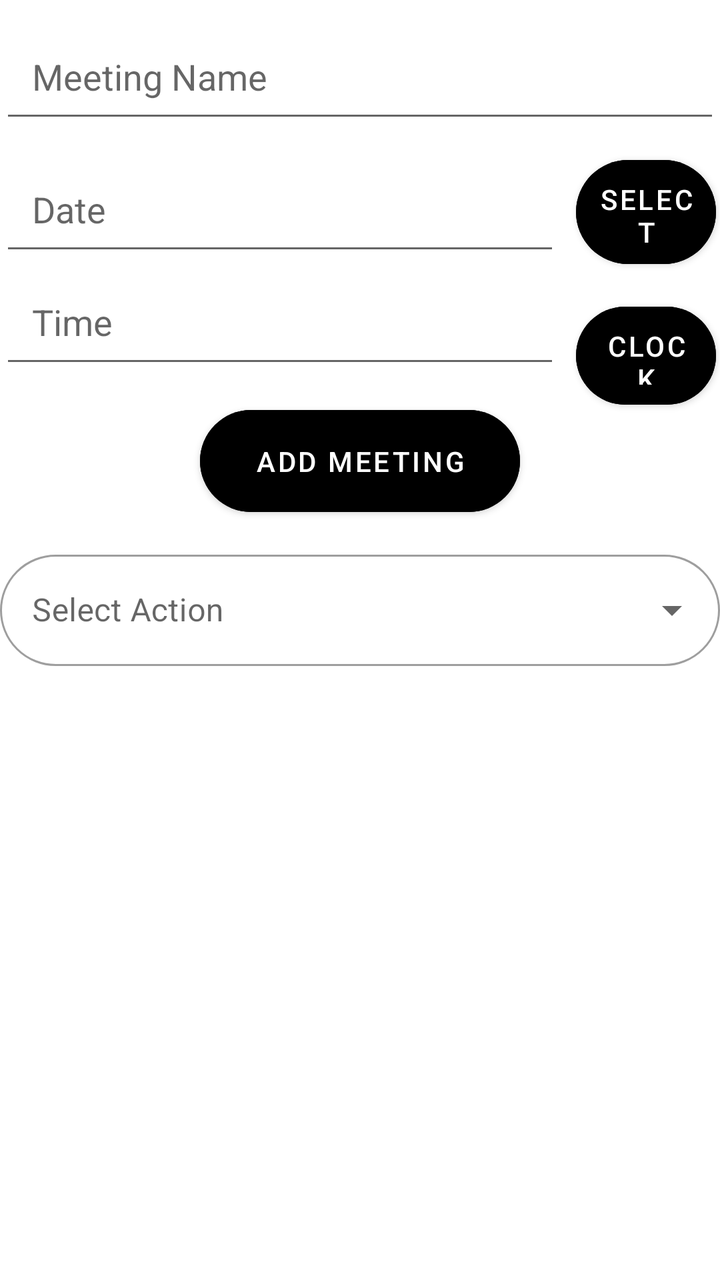
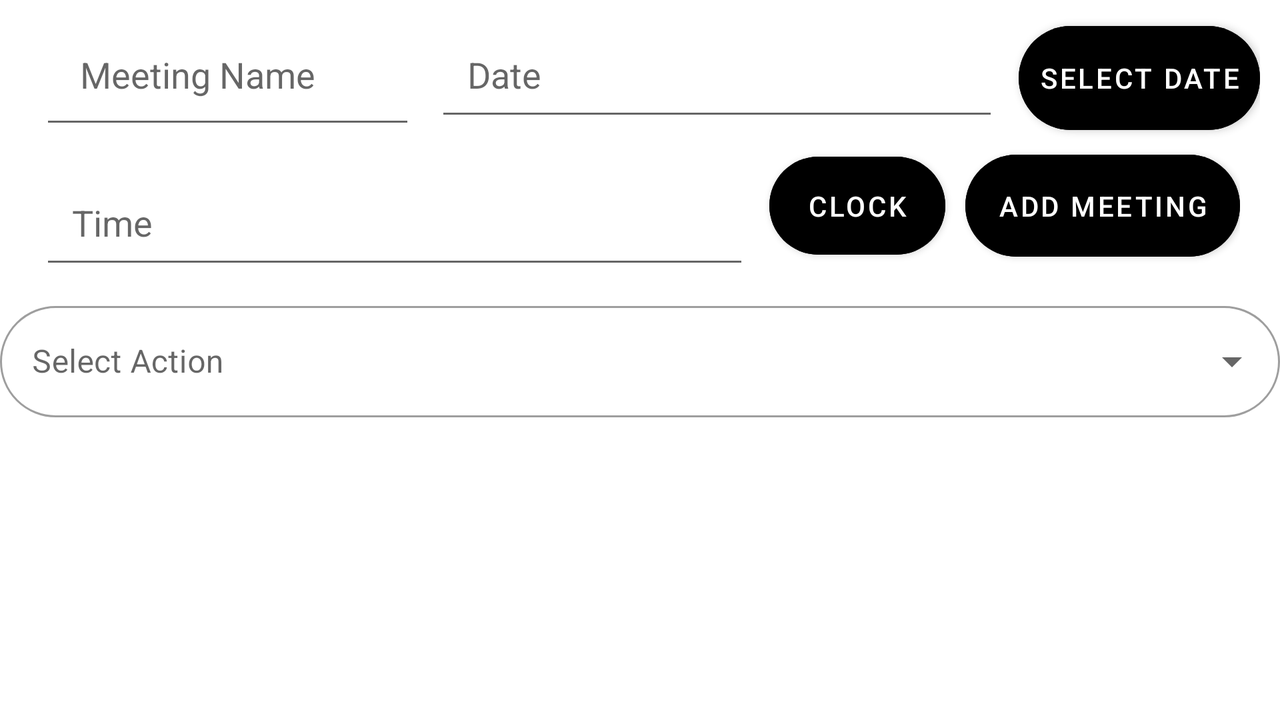

One screen, two layout resources from the same app: the default and the repository's alternative for another configuration. Each is rendered where Android would select it; the XML of both is given below.
<!-- AndroidManifest.xml: application theme Theme.MeetingManagement -->
<!-- res/layout/activity_main.xml -->
<?xml version="1.0" encoding="utf-8"?>
<RelativeLayout xmlns:android="http://schemas.android.com/apk/res/android"
    xmlns:tools="http://schemas.android.com/tools"
    android:layout_width="match_parent"
    android:layout_height="match_parent"
    xmlns:app="http://schemas.android.com/apk/res-auto"
    tools:context=".MainActivity">

    












    
    <EditText
        android:id="@+id/editTextMeetingName"
        android:layout_width="match_parent"
        android:layout_height="wrap_content"
        android:layout_marginTop="10sp"
        android:hint="Meeting Name"
        android:padding="16dp"/>

    <EditText
        android:id="@+id/editTextMeetingDate"
        android:layout_width="280dp"
        android:layout_height="wrap_content"
        android:layout_below="@id/editTextMeetingName"
        android:layout_marginTop="10sp"
        android:hint="Date"
        android:padding="16dp" />

    <Button
        android:id="@+id/dateBtn"
        android:layout_width="70dp"
        android:layout_height="64dp"
        android:layout_below="@id/editTextMeetingDate"
        android:layout_alignParentEnd="true"
        android:layout_marginStart="8dp"
        android:layout_marginLeft="7dp"
        android:layout_marginTop="-59dp"
        android:layout_marginEnd="2dp"
        android:layout_marginBottom="10dp"
        android:layout_toRightOf="@id/editTextMeetingDate"
        android:padding="10dp"
        android:backgroundTint="@color/teal700"
        android:text="Select Date" />

    <EditText
        android:id="@+id/editTextMeetingTime"
        android:layout_width="280dp"
        android:layout_height="wrap_content"
        android:layout_below="@id/editTextMeetingDate"
        android:layout_marginTop="0dp"
        android:hint="Time"
        android:padding="16dp"
        android:layout_marginBottom="10dp"
        />

    <Button
        android:id="@+id/timeBtn"
        android:layout_width="120dp"
        android:layout_height="61dp"
        android:layout_below="@id/dateBtn"
        android:layout_alignParentEnd="true"
        android:layout_marginStart="8dp"
        android:layout_marginLeft="10dp"
        android:layout_marginTop="-1dp"
        android:layout_marginEnd="2dp"
        android:layout_toRightOf="@id/editTextMeetingTime"
        android:backgroundTint="@color/teal700"
        android:padding="10dp"
        android:text="Clock" />

    <Button
        android:id="@+id/addMeetingBtn"
        android:layout_width="160dp"
        android:layout_height="wrap_content"
        android:layout_below="@id/editTextMeetingTime"
        android:layout_centerHorizontal="true"
        android:layout_marginBottom="10dp"
        android:backgroundTint="@color/teal700"
        android:padding="16dp"
        android:text="Add Meeting" />

    










    <com.google.android.material.textfield.TextInputLayout
        android:id="@+id/ViewMeetingsBySelection"
        style="@style/Widget.MaterialComponents.TextInputLayout.OutlinedBox.ExposedDropdownMenu"
        android:layout_width="match_parent"
        android:layout_height="wrap_content"
        android:layout_below="@id/addMeetingBtn"
        android:layout_marginBottom="10dp"
        android:hint="@string/select"
        android:text="@string/select">

        <AutoCompleteTextView
            android:id="@+id/autoCompleteText"
            android:layout_width="match_parent"
            android:layout_height="wrap_content"
            android:inputType="none" />

    </com.google.android.material.textfield.TextInputLayout>

    <ListView
        android:id="@+id/listViewMeeting"
        android:layout_width="match_parent"
        android:layout_height="wrap_content"
        android:layout_below="@id/ViewMeetingsBySelection"
        android:padding="16dp"
        android:focusable="false"
        tools:listitem="@layout/meeting_item">
    </ListView>
</RelativeLayout>
<!-- res/layout/meeting_item.xml (included above) -->
<?xml version="1.0" encoding="utf-8"?>
<LinearLayout xmlns:android="http://schemas.android.com/apk/res/android"
    android:layout_width="match_parent"
    android:layout_height="match_parent">

    <RelativeLayout
        android:layout_width="match_parent"
        android:layout_height="wrap_content"
        android:layout_marginTop="5dp">

    <LinearLayout
        android:layout_width="wrap_content"
        android:layout_height="wrap_content"
        android:layout_marginVertical="5dp"
        android:orientation="horizontal">

        <LinearLayout
            android:layout_width="wrap_content"
            android:layout_height="wrap_content"
            android:layout_marginStart="5dp"
            android:orientation="vertical">
            <TextView
                android:id="@+id/meetingNameTextView"
                android:layout_width="wrap_content"
                android:layout_height="wrap_content"
                android:text="Meeting Name"
                android:textColor="@color/black"
                android:textSize="16sp"
                android:textStyle="bold"
                android:textAllCaps="true"
                android:focusable="false"/>

            <LinearLayout
                android:layout_width="wrap_content"
                android:layout_height="wrap_content"
                android:orientation="horizontal"
                android:layout_marginTop="5dp">

                <TextView
                    android:id="@+id/meetingDateTextView"
                    android:layout_width="wrap_content"
                    android:layout_height="wrap_content"
                    android:textColor="@color/black"
                    android:textSize="13sp"
                    android:text="Meeting date"
                    android:textAllCaps="true"
                    android:focusable="false"/>

                <TextView
                    android:id="@+id/meetingTimeTextView"
                    android:layout_width="wrap_content"
                    android:layout_height="wrap_content"
                    android:focusable="false"
                    android:paddingLeft="10dp"
                    android:text="6:15 PM"
                    android:textAllCaps="true"
                    android:textColor="@color/black"
                    android:textSize="13sp" />
            </LinearLayout>

        </LinearLayout>

    </LinearLayout>

        <TextView
            android:id="@+id/contactNameTextView"
            android:layout_width="wrap_content"
            android:layout_height="wrap_content"
            android:layout_marginLeft="170dp"
            android:focusable="false"
            android:paddingTop="8dp"
            android:text="Contact: None"
            android:textAllCaps="true"
            android:textColor="@color/black"
            android:textSize="13sp" />

        <TextView
            android:id="@+id/phoneNumberTextView"
            android:layout_width="wrap_content"
            android:layout_height="wrap_content"
            android:layout_marginLeft="164dp"
            android:layout_marginTop="25dp"
            android:focusable="false"
            android:padding="5dp"
            android:text="Email: None"
            android:textAllCaps="true"
            android:textColor="@color/black"
            android:textSize="13sp" />

        <Button
            android:id="@+id/deleteMeetingBtn"
            android:layout_width="48dp"
            android:layout_height="48dp"
            android:text="X"
            android:layout_alignParentEnd="true"
            android:layout_marginEnd="16dp"
            android:focusable="false"
            android:backgroundTint="@color/teal700"
            />

    </RelativeLayout>
</LinearLayout>
<!-- resources referenced by this layout -->
<resources>
  <string name="select"> Select Action</string>
  <style name="Theme.MeetingManagement" parent="Base.Theme.MeetingManagement" />
  <style name="Base.Theme.MeetingManagement" parent="Theme.MaterialComponents.DayNight.DarkActionBar">
          
           <item name="colorPrimary">@color/teal700</item>
           <item name="colorPrimaryVariant">@color/purple700</item>
           <item name="colorOnPrimary">@color/white</item>
  
           <item name="colorSecondary">@color/teal200</item>
           <item name="colorSecondaryVariant">@color/teal700</item>
           <item name="colorOnSecondary">@color/black</item>
  
           <item name="android:statusBarColor">?attr/colorPrimaryVariant</item>
           <item name="shapeAppearanceSmallComponent">@style/ShapeAppearance.MeetingManagement.SmallComponent</item>
      </style>
  <style name="ShapeAppearance.MeetingManagement.SmallComponent" parent="ShapeAppearance.MaterialComponents.SmallComponent">
          <item name="cornerFamily">rounded</item>
          <item name="cornerSize">50%</item>
      </style>
</resources>
<!-- res/layout-land/activity_main.xml (the repository's variant of the layout above) -->
<!-- drawn on the phone turned sideways -->
<?xml version="1.0" encoding="utf-8"?>
<RelativeLayout xmlns:android="http://schemas.android.com/apk/res/android"
    xmlns:tools="http://schemas.android.com/tools"
    android:layout_width="match_parent"
    android:layout_height="match_parent"
    tools:context=".MainActivity">

    

    <LinearLayout
        android:id="@+id/firstHorizontalLine"
        android:layout_width="match_parent"
        android:layout_height="wrap_content"
        android:orientation="horizontal"
        android:layout_marginTop="5sp"
        android:layout_marginBottom="2sp"
        android:layout_marginStart="20dp"
        android:layout_marginEnd="10dp">

        <EditText
            android:id="@+id/editTextMeetingName"
            android:layout_width="0dp"
            android:layout_weight="1"
            android:layout_height="wrap_content"
            android:hint="Meeting Name"
            android:padding="20dp"/>

        <EditText
            android:id="@+id/editTextMeetingDate"
            android:layout_width="0dp"
            android:layout_weight="1.5"
            android:layout_height="wrap_content"
            android:layout_marginStart="10dp"
            android:hint="Date"
            android:padding="16dp" />

        <Button
            android:id="@+id/dateBtn"
            android:layout_width="wrap_content"
            android:layout_height="64dp"
            android:layout_marginStart="10dp"
            android:padding="10dp"
            android:backgroundTint="@color/teal700"
            android:text="Select Date" />

    </LinearLayout>

    
    <LinearLayout
        android:id="@+id/secondHorizontalLine"
        android:layout_width="match_parent"
        android:layout_height="wrap_content"
        android:orientation="horizontal"
        android:layout_below="@id/firstHorizontalLine"
        android:layout_marginStart="20dp"
        android:layout_marginEnd="20dp">

        <EditText
            android:id="@+id/editTextMeetingTime"
            android:layout_width="0dp"
            android:layout_weight="1.5"
            android:layout_height="wrap_content"
            android:hint="Time"
            android:padding="16dp"
            android:layout_marginEnd="10dp"
            android:layout_marginTop="10dp"
            android:layout_marginBottom="10dp" />

        <Button
            android:id="@+id/timeBtn"
            android:layout_width="wrap_content"
            android:layout_height="61dp"
            android:padding="10dp"
            android:backgroundTint="@color/teal700"
            android:text="Clock" />

        <Button
            android:id="@+id/addMeetingBtn"
            android:layout_width="wrap_content"
            android:layout_height="wrap_content"
            android:layout_marginStart="10dp"
            android:backgroundTint="@color/teal700"
            android:padding="16dp"
            android:text="Add Meeting" />

    </LinearLayout>

    <com.google.android.material.textfield.TextInputLayout
        android:id="@+id/ViewMeetingsBySelection"
        style="@style/Widget.MaterialComponents.TextInputLayout.OutlinedBox.ExposedDropdownMenu"
        android:layout_width="match_parent"
        android:layout_height="wrap_content"
        android:layout_below="@id/secondHorizontalLine"
        android:layout_marginBottom="10dp"
        android:hint="@string/select"
        android:text="@string/select">

        <AutoCompleteTextView
            android:id="@+id/autoCompleteText"
            android:layout_width="match_parent"
            android:layout_height="wrap_content"
            android:inputType="none" />

    </com.google.android.material.textfield.TextInputLayout>

    <ListView
        android:id="@+id/listViewMeeting"
        android:layout_width="match_parent"
        android:layout_height="wrap_content"
        android:layout_below="@id/ViewMeetingsBySelection"
        android:padding="16dp"
        android:focusable="false"
        tools:listitem="@layout/meeting_item">
    </ListView>
</RelativeLayout>
